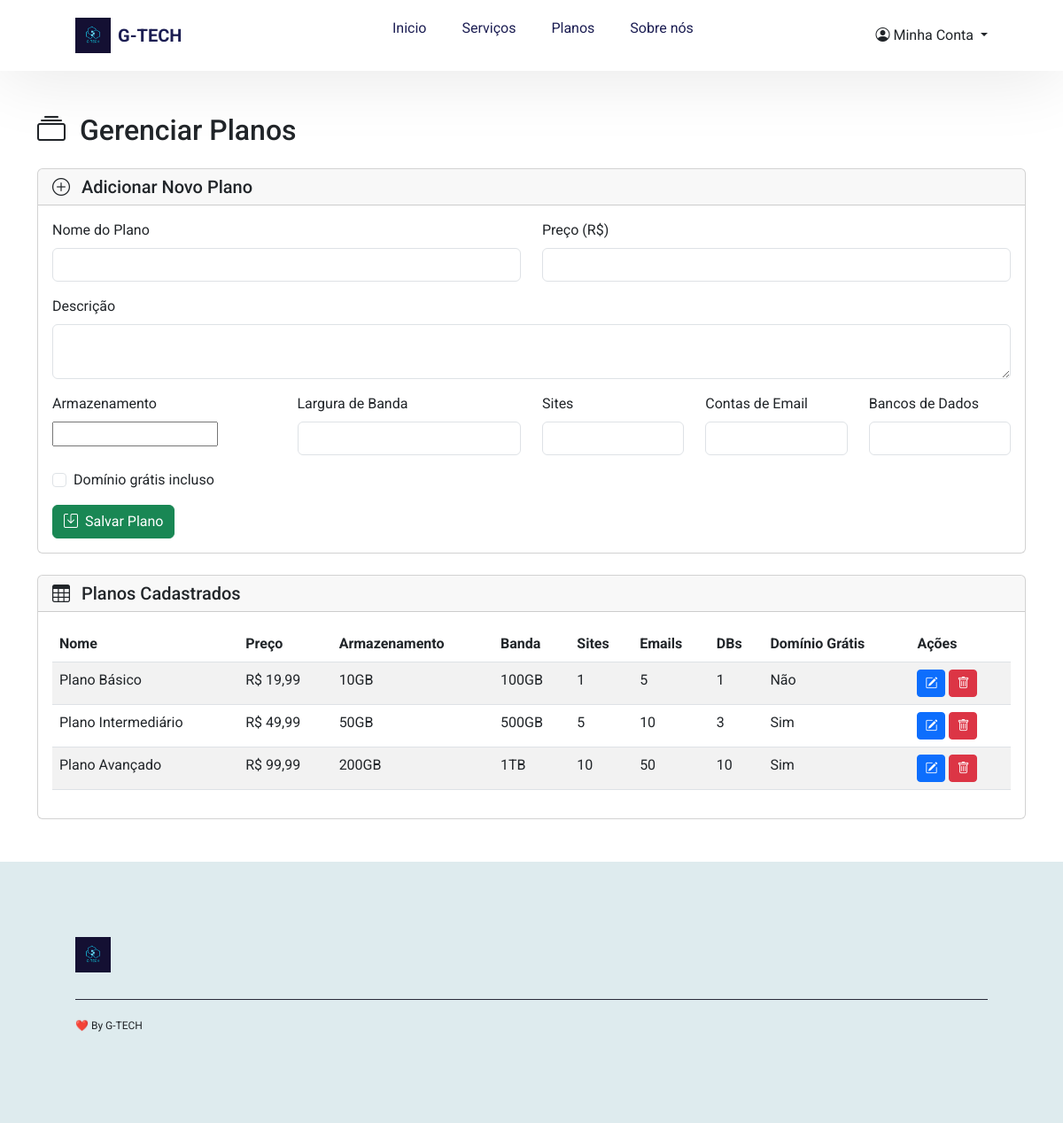
The app's page /admin/planos.php (signed in) with its own data.
### tables this page shows
CREATE TABLE `planos` (
  `id` int(11) NOT NULL AUTO_INCREMENT,
  `nome` varchar(50) NOT NULL,
  `descricao` text DEFAULT NULL,
  `preco` decimal(10,2) NOT NULL,
  `preco_original` decimal(10,2) DEFAULT NULL,
  `armazenamento` varchar(20) DEFAULT NULL,
  `largura_banda` varchar(20) DEFAULT NULL,
  `sites` int(11) DEFAULT NULL,
  `contas_email` int(11) DEFAULT NULL,
  `banco_dados` int(11) DEFAULT NULL,
  `dominio_gratis` tinyint(1) DEFAULT 0,
  `economia` decimal(10,2) DEFAULT NULL,
  `destaque` tinyint(1) DEFAULT 0,
  PRIMARY KEY (`id`)
);

### admin/planos.php (the view, shortened to what this page needs)
<?php
require_once '../includes/config.php';
$stmt = $pdo->query("SELECT * FROM planos ORDER BY preco");
$planos = $stmt->fetchAll(PDO::FETCH_ASSOC);
require_once '../includes/header.php';
?>
<div class="container my-5">
    <h2 class="mb-4"><i class="bi bi-collection me-2"></i> Gerenciar Planos</h2>
    <div class="card mb-4">
        <div class="card-header">
            <h5 class="mb-0"><i class="bi bi-plus-circle me-2"></i> Adicionar Novo Plano</h5>
        </div>
        <div class="card-body">
            <form method="POST">
                <div class="row">
                    <div class="col-md-6 mb-3">
                        <label for="nome" class="form-label">Nome do Plano</label>
                        <input type="text" class="form-control" id="nome" name="nome" required>
                    </div>
                    <div class="col-md-6 mb-3">
                        <label for="preco" class="form-label">Preço (R$)</label>
                        <input type="number" step="0.01" class="form-control" id="preco" name="preco" required>
                    </div>
                </div>
                <div class="mb-3">
                    <label for="descricao" class="form-label">Descrição</label>
                    <textarea class="form-control" id="descricao" name="descricao" rows="2"></textarea>
                </div>
                <div class="row">
                    <div class="col-md-3 mb-3">
                        <label for="armazenamento" class="form-label">Armazenamento</label>
                        <input type="text" class
                        <input type="text" class="form-control" id="armazenamento" name="armazenamento" required>
                    </div>
                    <div class="col-md-3 mb-3">
                        <label for="largura_banda" class="form-label">Largura de Banda</label>
                        <input type="text" class="form-control" id="largura_banda" name="largura_banda" required>
                    </div>
                    <div class="col-md-2 mb-3">
                        <label for="sites" class="form-label">Sites</label>
                        <input type="number" class="form-control" id="sites" name="sites" required>
                    </div>
                    <div class="col-md-2 mb-3">
                        <label for="contas_email" class="form-label">Contas de Email</label>
                        <input type="number" class="form-control" id="contas_email" name="contas_email" required>
                    </div>
                    <div class="col-md-2 mb-3">
                        <label for="banco_dados" class="form-label">Bancos de Dados</label>
                        <input type="number" class="form-control" id="banco_dados" name="banco_dados" required>
                    </div>
                </div>
                <div class="form-check mb-3">
                    <input class="form-check-input" type="checkbox" id="dominio_gratis" name="dominio_gratis">
                    <label class="form-check-label" for="dominio_gratis">
                        Domínio grátis incluso
                    </label>
                </div>
                <button type="submit" name="add_plano" class="btn btn-success"><i class="bi bi-save me-2"></i>Salvar Plano</button>
            </form>
        </div>
    </div>
    <div class="card">
        <div class="card-header">
            <h5 class="mb-0"><i class="bi bi-table me-2"></i> Planos Cadastrados</h5>
        </div>
        <div class="card-body">
            <table class="table table-striped">
                <thead>
                    <tr>
                        <th>Nome</th>
                        <th>Preço</th>
                        <th>Armazenamento</th>
                        <th>Banda</th>
                        <th>Sites</th>
                        <th>Emails</th>
                        <th>DBs</th>
                        <th>Domínio Grátis</th>
                        <th>Ações</th>
                    </tr>
                </thead>
                <tbody>
                    <?php foreach ($planos as $plano): ?>
                        <tr>
                            <td><?= htmlspecialchars($plano['nome']) ?></td>
                            <td>R$ <?= number_format($plano['preco'], 2, ',', '.') ?></td>
                            <td><?= htmlspecialchars($plano['armazenamento']) ?></td>
                            <td><?= htmlspecialchars($plano['largura_banda']) ?></td>
                            <td><?= (int)$plano['sites'] ?></td>
                            <td><?= (int)$plano['contas_email'] ?></td>
                            <td><?= (int)$plano['banco_dados'] ?></td>
                            <td><?= $plano['dominio_gratis'] ? 'Sim' : 'Não' ?></td>
                            <td>
                                <a href="editar_plano.php?id=<?= $plano['id'] ?>" class="btn btn-sm btn-primary"><i class="bi bi-pencil-square"></i></a>
                                <a href="?delete=<?= $plano['id'] ?>" class="btn btn-sm btn-danger" onclick="return confirm('Tem certeza que deseja excluir este plano?')"><i class="bi bi-trash"></i></a>
                            </td>
                        </tr>
                    <?php endforeach; ?>
                </tbody>
            </table>
        </div>
    </div>
</div>
<?php require_once '../includes/footer.php'; ?>

### assets/styles/style.css (style rules this page uses)
html { scroll-behavior: smooth; }
* { margin: 0; padding: 0; box-sizing: border-box; font-family: "Roboto", sans-serif; }
a { text-decoration: none; color: #1c1e53; transition: color 0.3s ease; }
h5 { font-size: 20px; }

### records on screen
planos: nome "Plano Básico", preco "19,99", armazenamento "10GB", largura_banda "100GB", sites "1", contas_email "5", banco_dados "1", dominio_gratis "Não"
planos: nome "Plano Intermediário", preco "49,99", armazenamento "50GB", largura_banda "500GB", sites "5", contas_email "10", banco_dados "3", dominio_gratis "Sim"
planos: nome "Plano Avançado", preco "99,99", armazenamento "200GB", largura_banda "1TB", sites "10", contas_email "50", banco_dados "10", dominio_gratis "Sim"
